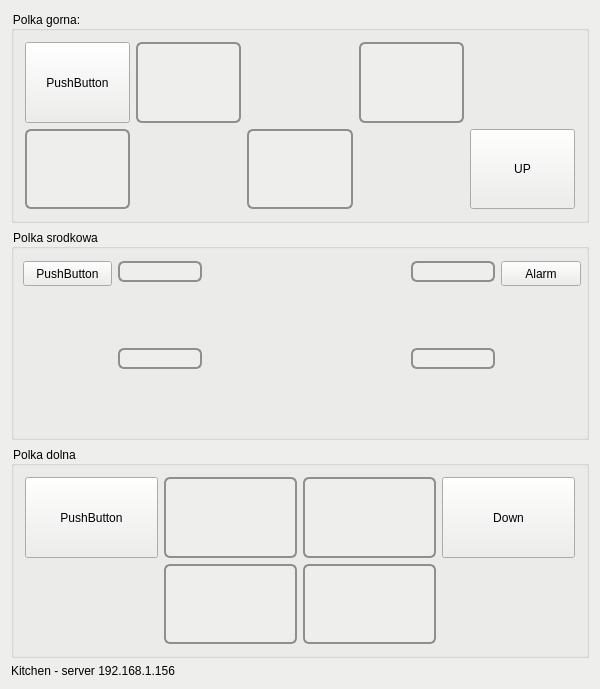
<?xml version="1.0" encoding="UTF-8"?>
<ui version="4.0">
 <class>MainWindow</class>
 <widget class="QMainWindow" name="MainWindow">
  <property name="geometry">
   <rect>
    <x>0</x>
    <y>0</y>
    <width>600</width>
    <height>689</height>
   </rect>
  </property>
  <property name="maximumSize">
   <size>
    <width>600</width>
    <height>1024</height>
   </size>
  </property>
  <property name="windowTitle">
   <string>kuchnia</string>
  </property>
  <property name="styleSheet">
   <string notr="true">background-color: rgb(238, 238, 236);
border-color: rgb(211, 215, 207);</string>
  </property>
  <widget class="QWidget" name="centralWidget">
   <layout class="QGridLayout" name="gridLayout">
    <item row="4" column="0">
     <widget class="QLabel" name="label">
      <property name="sizePolicy">
       <sizepolicy hsizetype="Preferred" vsizetype="Fixed">
        <horstretch>0</horstretch>
        <verstretch>0</verstretch>
       </sizepolicy>
      </property>
      <property name="text">
       <string>Kitchen - server 192.168.1.156</string>
      </property>
     </widget>
    </item>
    <item row="3" column="0">
     <widget class="QGroupBox" name="groupBox_lower">
      <property name="title">
       <string>Polka dolna</string>
      </property>
      <layout class="QGridLayout" name="gridLayout_3">
       <item row="0" column="4">
        <widget class="QPushButton" name="pushButton_down">
         <property name="sizePolicy">
          <sizepolicy hsizetype="Preferred" vsizetype="Preferred">
           <horstretch>0</horstretch>
           <verstretch>0</verstretch>
          </sizepolicy>
         </property>
         <property name="text">
          <string>Down</string>
         </property>
        </widget>
       </item>
       <item row="0" column="2">
        <widget class="QPushButton" name="pushButton_4">
         <property name="sizePolicy">
          <sizepolicy hsizetype="Preferred" vsizetype="Preferred">
           <horstretch>0</horstretch>
           <verstretch>0</verstretch>
          </sizepolicy>
         </property>
         <property name="styleSheet">
          <string notr="true">QPushButton {
    border: 2px solid #8f8f91;
    border-radius: 6px;
    background-color: qlineargradient(x1: 0, y1: 0, x2: 0, y2: 1,
                                      stop: 0 #f6f7fa, stop: 1 #dadbde);
    min-width: 80px;
}

QPushButton:pressed {
    background-color: qlineargradient(x1: 0, y1: 0, x2: 0, y2: 1,
                                      stop: 0 #dadbde, stop: 1 #f6f7fa);
}</string>
         </property>
         <property name="text">
          <string/>
         </property>
        </widget>
       </item>
       <item row="0" column="1">
        <widget class="QPushButton" name="pushButton_3">
         <property name="sizePolicy">
          <sizepolicy hsizetype="Preferred" vsizetype="Preferred">
           <horstretch>0</horstretch>
           <verstretch>0</verstretch>
          </sizepolicy>
         </property>
         <property name="styleSheet">
          <string notr="true">QPushButton {
    border: 2px solid #8f8f91;
    border-radius: 6px;
    background-color: qlineargradient(x1: 0, y1: 0, x2: 0, y2: 1,
                                      stop: 0 #f6f7fa, stop: 1 #dadbde);
    min-width: 80px;
}

QPushButton:pressed {
    background-color: qlineargradient(x1: 0, y1: 0, x2: 0, y2: 1,
                                      stop: 0 #dadbde, stop: 1 #f6f7fa);
}</string>
         </property>
         <property name="text">
          <string/>
         </property>
        </widget>
       </item>
       <item row="1" column="1">
        <widget class="QPushButton" name="pushButton_1">
         <property name="sizePolicy">
          <sizepolicy hsizetype="Preferred" vsizetype="Preferred">
           <horstretch>0</horstretch>
           <verstretch>0</verstretch>
          </sizepolicy>
         </property>
         <property name="styleSheet">
          <string notr="true">QPushButton {
    border: 2px solid #8f8f91;
    border-radius: 6px;
    background-color: qlineargradient(x1: 0, y1: 0, x2: 0, y2: 1,
                                      stop: 0 #f6f7fa, stop: 1 #dadbde);
    min-width: 80px;
}

QPushButton:pressed {
    background-color: qlineargradient(x1: 0, y1: 0, x2: 0, y2: 1,
                                      stop: 0 #dadbde, stop: 1 #f6f7fa);
}</string>
         </property>
         <property name="text">
          <string/>
         </property>
        </widget>
       </item>
       <item row="1" column="2">
        <widget class="QPushButton" name="pushButton_2">
         <property name="sizePolicy">
          <sizepolicy hsizetype="Preferred" vsizetype="Preferred">
           <horstretch>0</horstretch>
           <verstretch>0</verstretch>
          </sizepolicy>
         </property>
         <property name="styleSheet">
          <string notr="true">QPushButton {
    border: 2px solid #8f8f91;
    border-radius: 6px;
    background-color: qlineargradient(x1: 0, y1: 0, x2: 0, y2: 1,
                                      stop: 0 #f6f7fa, stop: 1 #dadbde);
    min-width: 80px;
}

QPushButton:pressed {
    background-color: qlineargradient(x1: 0, y1: 0, x2: 0, y2: 1,
                                      stop: 0 #dadbde, stop: 1 #f6f7fa);
}</string>
         </property>
         <property name="text">
          <string/>
         </property>
        </widget>
       </item>
       <item row="0" column="0">
        <widget class="QPushButton" name="pushButton_lowerHeater">
         <property name="sizePolicy">
          <sizepolicy hsizetype="Preferred" vsizetype="Preferred">
           <horstretch>0</horstretch>
           <verstretch>0</verstretch>
          </sizepolicy>
         </property>
         <property name="text">
          <string>PushButton</string>
         </property>
        </widget>
       </item>
      </layout>
     </widget>
    </item>
    <item row="0" column="0">
     <widget class="QGroupBox" name="groupBox_upper">
      <property name="title">
       <string>Polka gorna:</string>
      </property>
      <layout class="QGridLayout" name="gridLayout_4">
       <item row="0" column="1">
        <widget class="QPushButton" name="pushButton_11">
         <property name="sizePolicy">
          <sizepolicy hsizetype="Preferred" vsizetype="Preferred">
           <horstretch>0</horstretch>
           <verstretch>0</verstretch>
          </sizepolicy>
         </property>
         <property name="minimumSize">
          <size>
           <width>0</width>
           <height>0</height>
          </size>
         </property>
         <property name="styleSheet">
          <string notr="true">QPushButton {
    border: 2px solid #8f8f91;
    border-radius: 6px;
    background-color: qlineargradient(x1: 0, y1: 0, x2: 0, y2: 1,
                                      stop: 0 #f6f7fa, stop: 1 #dadbde);
    min-width: 80px;
}

QPushButton:pressed {
    background-color: qlineargradient(x1: 0, y1: 0, x2: 0, y2: 1,
                                      stop: 0 #dadbde, stop: 1 #f6f7fa);
}</string>
         </property>
         <property name="text">
          <string/>
         </property>
        </widget>
       </item>
       <item row="0" column="3">
        <widget class="QPushButton" name="pushButton_12">
         <property name="sizePolicy">
          <sizepolicy hsizetype="Preferred" vsizetype="Preferred">
           <horstretch>0</horstretch>
           <verstretch>0</verstretch>
          </sizepolicy>
         </property>
         <property name="styleSheet">
          <string notr="true">QPushButton {
    border: 2px solid #8f8f91;
    border-radius: 6px;
    background-color: qlineargradient(x1: 0, y1: 0, x2: 0, y2: 1,
                                      stop: 0 #f6f7fa, stop: 1 #dadbde);
    min-width: 80px;
}

QPushButton:pressed {
    background-color: qlineargradient(x1: 0, y1: 0, x2: 0, y2: 1,
                                      stop: 0 #dadbde, stop: 1 #f6f7fa);
}</string>
         </property>
         <property name="text">
          <string/>
         </property>
        </widget>
       </item>
       <item row="1" column="4">
        <widget class="QPushButton" name="pushButton_up">
         <property name="sizePolicy">
          <sizepolicy hsizetype="Preferred" vsizetype="Preferred">
           <horstretch>0</horstretch>
           <verstretch>0</verstretch>
          </sizepolicy>
         </property>
         <property name="text">
          <string>UP</string>
         </property>
        </widget>
       </item>
       <item row="0" column="0">
        <widget class="QPushButton" name="pushButton_upperHeater">
         <property name="sizePolicy">
          <sizepolicy hsizetype="Preferred" vsizetype="Preferred">
           <horstretch>0</horstretch>
           <verstretch>0</verstretch>
          </sizepolicy>
         </property>
         <property name="text">
          <string>PushButton</string>
         </property>
        </widget>
       </item>
       <item row="1" column="0">
        <widget class="QPushButton" name="pushButton_9">
         <property name="sizePolicy">
          <sizepolicy hsizetype="Preferred" vsizetype="Preferred">
           <horstretch>0</horstretch>
           <verstretch>0</verstretch>
          </sizepolicy>
         </property>
         <property name="styleSheet">
          <string notr="true">QPushButton {
    border: 2px solid #8f8f91;
    border-radius: 6px;
    background-color: qlineargradient(x1: 0, y1: 0, x2: 0, y2: 1,
                                      stop: 0 #f6f7fa, stop: 1 #dadbde);
    min-width: 80px;
}

QPushButton:pressed {
    background-color: qlineargradient(x1: 0, y1: 0, x2: 0, y2: 1,
                                      stop: 0 #dadbde, stop: 1 #f6f7fa);
}</string>
         </property>
         <property name="text">
          <string/>
         </property>
        </widget>
       </item>
       <item row="1" column="2">
        <widget class="QPushButton" name="pushButton_10">
         <property name="sizePolicy">
          <sizepolicy hsizetype="Preferred" vsizetype="Preferred">
           <horstretch>0</horstretch>
           <verstretch>0</verstretch>
          </sizepolicy>
         </property>
         <property name="styleSheet">
          <string notr="true">QPushButton {
    border: 2px solid #8f8f91;
    border-radius: 6px;
    background-color: qlineargradient(x1: 0, y1: 0, x2: 0, y2: 1,
                                      stop: 0 #f6f7fa, stop: 1 #dadbde);
    min-width: 80px;
}

QPushButton:pressed {
    background-color: qlineargradient(x1: 0, y1: 0, x2: 0, y2: 1,
                                      stop: 0 #dadbde, stop: 1 #f6f7fa);
}</string>
         </property>
         <property name="text">
          <string/>
         </property>
        </widget>
       </item>
      </layout>
     </widget>
    </item>
    <item row="2" column="0">
     <widget class="QGroupBox" name="groupBox_middle">
      <property name="title">
       <string>Polka srodkowa</string>
      </property>
      <widget class="QPushButton" name="pushButton_7">
       <property name="geometry">
        <rect>
         <x>107</x>
         <y>32</y>
         <width>84</width>
         <height>21</height>
        </rect>
       </property>
       <property name="sizePolicy">
        <sizepolicy hsizetype="Preferred" vsizetype="Preferred">
         <horstretch>0</horstretch>
         <verstretch>0</verstretch>
        </sizepolicy>
       </property>
       <property name="styleSheet">
        <string notr="true">QPushButton {
    border: 2px solid #8f8f91;
    border-radius: 6px;
    background-color: qlineargradient(x1: 0, y1: 0, x2: 0, y2: 1,
                                      stop: 0 #f6f7fa, stop: 1 #dadbde);
    min-width: 80px;
}

QPushButton:pressed {
    background-color: qlineargradient(x1: 0, y1: 0, x2: 0, y2: 1,
                                      stop: 0 #dadbde, stop: 1 #f6f7fa);
}</string>
       </property>
       <property name="text">
        <string/>
       </property>
      </widget>
      <widget class="QPushButton" name="pushButton_8">
       <property name="geometry">
        <rect>
         <x>400</x>
         <y>32</y>
         <width>84</width>
         <height>21</height>
        </rect>
       </property>
       <property name="sizePolicy">
        <sizepolicy hsizetype="Preferred" vsizetype="Preferred">
         <horstretch>0</horstretch>
         <verstretch>0</verstretch>
        </sizepolicy>
       </property>
       <property name="styleSheet">
        <string notr="true">QPushButton {
    border: 2px solid #8f8f91;
    border-radius: 6px;
    background-color: qlineargradient(x1: 0, y1: 0, x2: 0, y2: 1,
                                      stop: 0 #f6f7fa, stop: 1 #dadbde);
    min-width: 80px;
}

QPushButton:pressed {
    background-color: qlineargradient(x1: 0, y1: 0, x2: 0, y2: 1,
                                      stop: 0 #dadbde, stop: 1 #f6f7fa);
}</string>
       </property>
       <property name="text">
        <string/>
       </property>
      </widget>
      <widget class="QPushButton" name="pushButton_5">
       <property name="geometry">
        <rect>
         <x>107</x>
         <y>119</y>
         <width>84</width>
         <height>21</height>
        </rect>
       </property>
       <property name="sizePolicy">
        <sizepolicy hsizetype="Preferred" vsizetype="Preferred">
         <horstretch>0</horstretch>
         <verstretch>0</verstretch>
        </sizepolicy>
       </property>
       <property name="styleSheet">
        <string notr="true">QPushButton {
    border: 2px solid #8f8f91;
    border-radius: 6px;
    background-color: qlineargradient(x1: 0, y1: 0, x2: 0, y2: 1,
                                      stop: 0 #f6f7fa, stop: 1 #dadbde);
    min-width: 80px;
}

QPushButton:pressed {
    background-color: qlineargradient(x1: 0, y1: 0, x2: 0, y2: 1,
                                      stop: 0 #dadbde, stop: 1 #f6f7fa);
}</string>
       </property>
       <property name="text">
        <string/>
       </property>
      </widget>
      <widget class="QPushButton" name="pushButton_6">
       <property name="geometry">
        <rect>
         <x>400</x>
         <y>119</y>
         <width>84</width>
         <height>21</height>
        </rect>
       </property>
       <property name="sizePolicy">
        <sizepolicy hsizetype="Preferred" vsizetype="Preferred">
         <horstretch>0</horstretch>
         <verstretch>0</verstretch>
        </sizepolicy>
       </property>
       <property name="styleSheet">
        <string notr="true">QPushButton {
    border: 2px solid #8f8f91;
    border-radius: 6px;
    background-color: qlineargradient(x1: 0, y1: 0, x2: 0, y2: 1,
                                      stop: 0 #f6f7fa, stop: 1 #dadbde);
    min-width: 80px;
}

QPushButton:pressed {
    background-color: qlineargradient(x1: 0, y1: 0, x2: 0, y2: 1,
                                      stop: 0 #dadbde, stop: 1 #f6f7fa);
}</string>
       </property>
       <property name="text">
        <string/>
       </property>
      </widget>
      <widget class="QPushButton" name="pushButton_bell">
       <property name="geometry">
        <rect>
         <x>490</x>
         <y>32</y>
         <width>80</width>
         <height>25</height>
        </rect>
       </property>
       <property name="sizePolicy">
        <sizepolicy hsizetype="Preferred" vsizetype="Preferred">
         <horstretch>0</horstretch>
         <verstretch>0</verstretch>
        </sizepolicy>
       </property>
       <property name="text">
        <string>Alarm</string>
       </property>
      </widget>
      <widget class="QPushButton" name="pushButton_middleHeater">
       <property name="geometry">
        <rect>
         <x>12</x>
         <y>32</y>
         <width>89</width>
         <height>25</height>
        </rect>
       </property>
       <property name="sizePolicy">
        <sizepolicy hsizetype="Preferred" vsizetype="Preferred">
         <horstretch>0</horstretch>
         <verstretch>0</verstretch>
        </sizepolicy>
       </property>
       <property name="text">
        <string>PushButton</string>
       </property>
      </widget>
     </widget>
    </item>
   </layout>
  </widget>
 </widget>
 <layoutdefault spacing="6" margin="11"/>
 <resources/>
 <connections/>
</ui>
